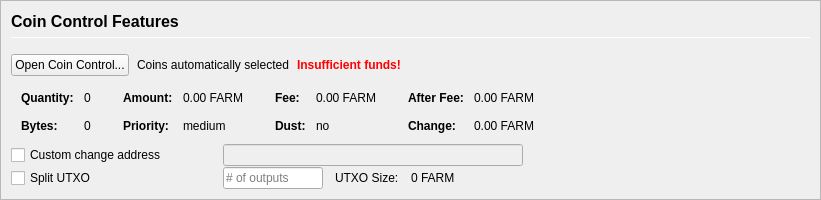
         <widget class="QFrame" name="frameCoinControl">
          <property name="sizePolicy">
           <sizepolicy hsizetype="Expanding" vsizetype="Expanding">
            <horstretch>0</horstretch>
            <verstretch>0</verstretch>
           </sizepolicy>
          </property>
          <property name="maximumSize">
           <size>
            <width>16777215</width>
            <height>16777215</height>
           </size>
          </property>
          <property name="frameShape">
           <enum>QFrame::StyledPanel</enum>
          </property>
          <property name="frameShadow">
           <enum>QFrame::Sunken</enum>
          </property>
          <layout class="QVBoxLayout" name="verticalLayoutCoinControl2">
           <property name="spacing">
            <number>0</number>
           </property>
           <property name="margin">
            <number>0</number>
           </property>
           <item>
            <widget class="QFrame" name="frameCoinControl_BG">
             <layout class="QVBoxLayout" name="verticalLayoutCoinControl" stretch="0,0,0,0,0,0">
              <property name="spacing">
               <number>1</number>
              </property>
              <property name="leftMargin">
               <number>10</number>
              </property>
              <property name="topMargin">
               <number>10</number>
              </property>
              <item>
               <layout class="QHBoxLayout" name="horizontalLayoutCoinControl1">
                <property name="bottomMargin">
                 <number>15</number>
                </property>
                <item>
                 <layout class="QVBoxLayout" name="verticalLayout_3">
                  <property name="spacing">
                   <number>6</number>
                  </property>
                  <item>
                   <widget class="QLabel" name="labelCoinControlFeatures">
                    <property name="sizePolicy">
                     <sizepolicy hsizetype="Preferred" vsizetype="Maximum">
                      <horstretch>0</horstretch>
                      <verstretch>0</verstretch>
                     </sizepolicy>
                    </property>
                    <property name="minimumSize">
                     <size>
                      <width>0</width>
                      <height>20</height>
                     </size>
                    </property>
                    <property name="font">
                     <font>
                      <pointsize>12</pointsize>
                      <weight>75</weight>
                      <bold>true</bold>
                     </font>
                    </property>
                    <property name="styleSheet">
                     <string notr="true">font-weight:bold;</string>
                    </property>
                    <property name="text">
                     <string>Coin Control Features</string>
                    </property>
                   </widget>
                  </item>
                  <item>
                   <widget class="Line" name="line">
                    <property name="minimumSize">
                     <size>
                      <width>0</width>
                      <height>1</height>
                     </size>
                    </property>
                    <property name="maximumSize">
                     <size>
                      <width>16777215</width>
                      <height>1</height>
                     </size>
                    </property>
                    <property name="orientation">
                     <enum>Qt::Horizontal</enum>
                    </property>
                   </widget>
                  </item>
                 </layout>
                </item>
               </layout>
              </item>
              <item>
               <layout class="QHBoxLayout" name="horizontalLayoutCoinControl2" stretch="0,0,0,0">
                <property name="spacing">
                 <number>8</number>
                </property>
                <property name="bottomMargin">
                 <number>10</number>
                </property>
                <item>
                 <widget class="QPushButton" name="pushButtonCoinControl">
                  <property name="styleSheet">
                   <string notr="true"/>
                  </property>
                  <property name="text">
                   <string>Open Coin Control...</string>
                  </property>
                  <property name="autoDefault">
                   <bool>false</bool>
                  </property>
                 </widget>
                </item>
                <item>
                 <widget class="QLabel" name="labelCoinControlAutomaticallySelected">
                  <property name="text">
                   <string>Coins automatically selected</string>
                  </property>
                  <property name="margin">
                   <number>5</number>
                  </property>
                 </widget>
                </item>
                <item>
                 <widget class="QLabel" name="labelCoinControlInsuffFunds">
                  <property name="font">
                   <font>
                    <weight>75</weight>
                    <bold>true</bold>
                   </font>
                  </property>
                  <property name="styleSheet">
                   <string notr="true">color:red;font-weight:bold;</string>
                  </property>
                  <property name="text">
                   <string>Insufficient funds!</string>
                  </property>
                  <property name="margin">
                   <number>5</number>
                  </property>
                 </widget>
                </item>
                <item>
                 <spacer name="horizontalSpacerCoinControl">
                  <property name="orientation">
                   <enum>Qt::Horizontal</enum>
                  </property>
                  <property name="sizeHint" stdset="0">
                   <size>
                    <width>40</width>
                    <height>1</height>
                   </size>
                  </property>
                 </spacer>
                </item>
               </layout>
              </item>
              <item>
               <widget class="QWidget" name="widgetCoinControl" native="true">
                <property name="sizePolicy">
                 <sizepolicy hsizetype="Preferred" vsizetype="Preferred">
                  <horstretch>0</horstretch>
                  <verstretch>0</verstretch>
                 </sizepolicy>
                </property>
                <property name="minimumSize">
                 <size>
                  <width>0</width>
                  <height>0</height>
                 </size>
                </property>
                <property name="styleSheet">
                 <string notr="true"/>
                </property>
                <layout class="QHBoxLayout" name="horizontalLayoutCoinControl5">
                 <property name="margin">
                  <number>0</number>
                 </property>
                 <item>
                  <layout class="QHBoxLayout" name="horizontalLayoutCoinControl3" stretch="0,0,0,1">
                   <property name="spacing">
                    <number>20</number>
                   </property>
                   <property name="topMargin">
                    <number>0</number>
                   </property>
                   <property name="bottomMargin">
                    <number>10</number>
                   </property>
                   <item>
                    <layout class="QFormLayout" name="formLayoutCoinControl1">
                     <property name="horizontalSpacing">
                      <number>10</number>
                     </property>
                     <property name="verticalSpacing">
                      <number>14</number>
                     </property>
                     <property name="leftMargin">
                      <number>10</number>
                     </property>
                     <property name="topMargin">
                      <number>4</number>
                     </property>
                     <property name="rightMargin">
                      <number>6</number>
                     </property>
                     <item row="0" column="0">
                      <widget class="QLabel" name="labelCoinControlQuantityText">
                       <property name="font">
                        <font>
                         <weight>75</weight>
                         <bold>true</bold>
                        </font>
                       </property>
                       <property name="text">
                        <string>Quantity:</string>
                       </property>
                       <property name="margin">
                        <number>0</number>
                       </property>
                      </widget>
                     </item>
                     <item row="0" column="1">
                      <widget class="QLabel" name="labelCoinControlQuantity">
                       <property name="cursor">
                        <cursorShape>IBeamCursor</cursorShape>
                       </property>
                       <property name="contextMenuPolicy">
                        <enum>Qt::ActionsContextMenu</enum>
                       </property>
                       <property name="text">
                        <string notr="true">0</string>
                       </property>
                       <property name="margin">
                        <number>0</number>
                       </property>
                       <property name="textInteractionFlags">
                        <set>Qt::LinksAccessibleByMouse|Qt::TextSelectableByKeyboard|Qt::TextSelectableByMouse</set>
                       </property>
                      </widget>
                     </item>
                     <item row="1" column="0">
                      <widget class="QLabel" name="labelCoinControlBytesText">
                       <property name="font">
                        <font>
                         <weight>75</weight>
                         <bold>true</bold>
                        </font>
                       </property>
                       <property name="text">
                        <string>Bytes:</string>
                       </property>
                      </widget>
                     </item>
                     <item row="1" column="1">
                      <widget class="QLabel" name="labelCoinControlBytes">
                       <property name="cursor">
                        <cursorShape>IBeamCursor</cursorShape>
                       </property>
                       <property name="contextMenuPolicy">
                        <enum>Qt::ActionsContextMenu</enum>
                       </property>
                       <property name="text">
                        <string notr="true">0</string>
                       </property>
                       <property name="textInteractionFlags">
                        <set>Qt::LinksAccessibleByMouse|Qt::TextSelectableByKeyboard|Qt::TextSelectableByMouse</set>
                       </property>
                      </widget>
                     </item>
                    </layout>
                   </item>
                   <item>
                    <layout class="QFormLayout" name="formLayoutCoinControl2">
                     <property name="horizontalSpacing">
                      <number>10</number>
                     </property>
                     <property name="verticalSpacing">
                      <number>14</number>
                     </property>
                     <property name="leftMargin">
                      <number>6</number>
                     </property>
                     <property name="topMargin">
                      <number>4</number>
                     </property>
                     <property name="rightMargin">
                      <number>6</number>
                     </property>
                     <item row="0" column="0">
                      <widget class="QLabel" name="labelCoinControlAmountText">
                       <property name="font">
                        <font>
                         <weight>75</weight>
                         <bold>true</bold>
                        </font>
                       </property>
                       <property name="text">
                        <string>Amount:</string>
                       </property>
                       <property name="margin">
                        <number>0</number>
                       </property>
                      </widget>
                     </item>
                     <item row="0" column="1">
                      <widget class="QLabel" name="labelCoinControlAmount">
                       <property name="cursor">
                        <cursorShape>IBeamCursor</cursorShape>
                       </property>
                       <property name="contextMenuPolicy">
                        <enum>Qt::ActionsContextMenu</enum>
                       </property>
                       <property name="text">
                        <string notr="true">0.00 FARM</string>
                       </property>
                       <property name="textInteractionFlags">
                        <set>Qt::LinksAccessibleByMouse|Qt::TextSelectableByKeyboard|Qt::TextSelectableByMouse</set>
                       </property>
                      </widget>
                     </item>
                     <item row="1" column="0">
                      <widget class="QLabel" name="labelCoinControlPriorityText">
                       <property name="font">
                        <font>
                         <weight>75</weight>
                         <bold>true</bold>
                        </font>
                       </property>
                       <property name="text">
                        <string>Priority:</string>
                       </property>
                      </widget>
                     </item>
                     <item row="1" column="1">
                      <widget class="QLabel" name="labelCoinControlPriority">
                       <property name="cursor">
                        <cursorShape>IBeamCursor</cursorShape>
                       </property>
                       <property name="contextMenuPolicy">
                        <enum>Qt::ActionsContextMenu</enum>
                       </property>
                       <property name="text">
                        <string>medium</string>
                       </property>
                       <property name="textInteractionFlags">
                        <set>Qt::LinksAccessibleByMouse|Qt::TextSelectableByKeyboard|Qt::TextSelectableByMouse</set>
                       </property>
                      </widget>
                     </item>
                    </layout>
                   </item>
                   <item>
                    <layout class="QFormLayout" name="formLayoutCoinControl3">
                     <property name="horizontalSpacing">
                      <number>10</number>
                     </property>
                     <property name="verticalSpacing">
                      <number>14</number>
                     </property>
                     <property name="leftMargin">
                      <number>6</number>
                     </property>
                     <property name="topMargin">
                      <number>4</number>
                     </property>
                     <property name="rightMargin">
                      <number>6</number>
                     </property>
                     <item row="0" column="0">
                      <widget class="QLabel" name="labelCoinControlFeeText">
                       <property name="font">
                        <font>
                         <weight>75</weight>
                         <bold>true</bold>
                        </font>
                       </property>
                       <property name="text">
                        <string>Fee:</string>
                       </property>
                       <property name="margin">
                        <number>0</number>
                       </property>
                      </widget>
                     </item>
                     <item row="0" column="1">
                      <widget class="QLabel" name="labelCoinControlFee">
                       <property name="cursor">
                        <cursorShape>IBeamCursor</cursorShape>
                       </property>
                       <property name="contextMenuPolicy">
                        <enum>Qt::ActionsContextMenu</enum>
                       </property>
                       <property name="text">
                        <string notr="true">0.00 FARM</string>
                       </property>
                       <property name="textInteractionFlags">
                        <set>Qt::LinksAccessibleByMouse|Qt::TextSelectableByKeyboard|Qt::TextSelectableByMouse</set>
                       </property>
                      </widget>
                     </item>
                     <item row="1" column="0">
                      <widget class="QLabel" name="labelCoinControlLowOutputText">
                       <property name="font">
                        <font>
                         <weight>75</weight>
                         <bold>true</bold>
                        </font>
                       </property>
                       <property name="text">
                        <string>Dust:</string>
                       </property>
                      </widget>
                     </item>
                     <item row="1" column="1">
                      <widget class="QLabel" name="labelCoinControlLowOutput">
                       <property name="cursor">
                        <cursorShape>IBeamCursor</cursorShape>
                       </property>
                       <property name="contextMenuPolicy">
                        <enum>Qt::ActionsContextMenu</enum>
                       </property>
                       <property name="text">
                        <string>no</string>
                       </property>
                       <property name="textInteractionFlags">
                        <set>Qt::LinksAccessibleByMouse|Qt::TextSelectableByKeyboard|Qt::TextSelectableByMouse</set>
                       </property>
                      </widget>
                     </item>
                    </layout>
                   </item>
                   <item>
                    <layout class="QFormLayout" name="formLayoutCoinControl4">
                     <property name="horizontalSpacing">
                      <number>10</number>
                     </property>
                     <property name="verticalSpacing">
                      <number>14</number>
                     </property>
                     <property name="leftMargin">
                      <number>6</number>
                     </property>
                     <property name="topMargin">
                      <number>4</number>
                     </property>
                     <property name="rightMargin">
                      <number>6</number>
                     </property>
                     <item row="0" column="0">
                      <widget class="QLabel" name="labelCoinControlAfterFeeText">
                       <property name="font">
                        <font>
                         <weight>75</weight>
                         <bold>true</bold>
                        </font>
                       </property>
                       <property name="text">
                        <string>After Fee:</string>
                       </property>
                       <property name="margin">
                        <number>0</number>
                       </property>
                      </widget>
                     </item>
                     <item row="0" column="1">
                      <widget class="QLabel" name="labelCoinControlAfterFee">
                       <property name="cursor">
                        <cursorShape>IBeamCursor</cursorShape>
                       </property>
                       <property name="contextMenuPolicy">
                        <enum>Qt::ActionsContextMenu</enum>
                       </property>
                       <property name="text">
                        <string notr="true">0.00 FARM</string>
                       </property>
                       <property name="textInteractionFlags">
                        <set>Qt::LinksAccessibleByMouse|Qt::TextSelectableByKeyboard|Qt::TextSelectableByMouse</set>
                       </property>
                      </widget>
                     </item>
                     <item row="1" column="0">
                      <widget class="QLabel" name="labelCoinControlChangeText">
                       <property name="font">
                        <font>
                         <weight>75</weight>
                         <bold>true</bold>
                        </font>
                       </property>
                       <property name="text">
                        <string>Change:</string>
                       </property>
                      </widget>
                     </item>
                     <item row="1" column="1">
                      <widget class="QLabel" name="labelCoinControlChange">
                       <property name="cursor">
                        <cursorShape>IBeamCursor</cursorShape>
                       </property>
                       <property name="contextMenuPolicy">
                        <enum>Qt::ActionsContextMenu</enum>
                       </property>
                       <property name="text">
                        <string notr="true">0.00 FARM</string>
                       </property>
                       <property name="textInteractionFlags">
                        <set>Qt::LinksAccessibleByMouse|Qt::TextSelectableByKeyboard|Qt::TextSelectableByMouse</set>
                       </property>
                      </widget>
                     </item>
                    </layout>
                   </item>
                  </layout>
                 </item>
                </layout>
               </widget>
              </item>
              <item>
               <layout class="QHBoxLayout" name="horizontalLayoutCoinControl4">
                <property name="spacing">
                 <number>12</number>
                </property>
                <property name="sizeConstraint">
                 <enum>QLayout::SetDefaultConstraint</enum>
                </property>
                <property name="topMargin">
                 <number>0</number>
                </property>
                <property name="rightMargin">
                 <number>0</number>
                </property>
                <item>
                 <widget class="QCheckBox" name="checkBoxCoinControlChange">
                  <property name="sizePolicy">
                   <sizepolicy hsizetype="Preferred" vsizetype="Preferred">
                    <horstretch>0</horstretch>
                    <verstretch>0</verstretch>
                   </sizepolicy>
                  </property>
                  <property name="minimumSize">
                   <size>
                    <width>200</width>
                    <height>0</height>
                   </size>
                  </property>
                  <property name="maximumSize">
                   <size>
                    <width>200</width>
                    <height>16777215</height>
                   </size>
                  </property>
                  <property name="toolTip">
                   <string>If this is activated, but the change address is empty or invalid, change will be sent to a newly generated address.</string>
                  </property>
                  <property name="text">
                   <string>Custom change address</string>
                  </property>
                 </widget>
                </item>
                <item>
                 <widget class="QValidatedLineEdit" name="lineEditCoinControlChange">
                  <property name="enabled">
                   <bool>false</bool>
                  </property>
                  <property name="sizePolicy">
                   <sizepolicy hsizetype="Preferred" vsizetype="Preferred">
                    <horstretch>0</horstretch>
                    <verstretch>0</verstretch>
                   </sizepolicy>
                  </property>
                  <property name="minimumSize">
                   <size>
                    <width>300</width>
                    <height>0</height>
                   </size>
                  </property>
                 </widget>
                </item>
                <item>
                 <widget class="QLabel" name="labelCoinControlChangeLabel">
                  <property name="sizePolicy">
                   <sizepolicy hsizetype="Preferred" vsizetype="Preferred">
                    <horstretch>0</horstretch>
                    <verstretch>0</verstretch>
                   </sizepolicy>
                  </property>
                  <property name="minimumSize">
                   <size>
                    <width>100</width>
                    <height>0</height>
                   </size>
                  </property>
                  <property name="text">
                   <string/>
                  </property>
                  <property name="margin">
                   <number>3</number>
                  </property>
                 </widget>
                </item>
               </layout>
              </item>
              <item>
               <layout class="QHBoxLayout" name="horizontalLayoutCoinControl6">
                <property name="spacing">
                 <number>12</number>
                </property>
                <property name="rightMargin">
                 <number>0</number>
                </property>
                <item>
                 <widget class="QCheckBox" name="splitBlockCheckBox">
                  <property name="sizePolicy">
                   <sizepolicy hsizetype="Preferred" vsizetype="Preferred">
                    <horstretch>0</horstretch>
                    <verstretch>0</verstretch>
                   </sizepolicy>
                  </property>
                  <property name="minimumSize">
                   <size>
                    <width>200</width>
                    <height>0</height>
                   </size>
                  </property>
                  <property name="maximumSize">
                   <size>
                    <width>200</width>
                    <height>16777215</height>
                   </size>
                  </property>
                  <property name="text">
                   <string>Split UTXO</string>
                  </property>
                 </widget>
                </item>
                <item>
                 <widget class="QLineEdit" name="splitBlockLineEdit">
                  <property name="sizePolicy">
                   <sizepolicy hsizetype="Preferred" vsizetype="Preferred">
                    <horstretch>50</horstretch>
                    <verstretch>0</verstretch>
                   </sizepolicy>
                  </property>
                  <property name="minimumSize">
                   <size>
                    <width>100</width>
                    <height>0</height>
                   </size>
                  </property>
                  <property name="maximumSize">
                   <size>
                    <width>100</width>
                    <height>16777215</height>
                   </size>
                  </property>
                  <property name="placeholderText">
                   <string># of outputs</string>
                  </property>
                 </widget>
                </item>
                <item>
                 <widget class="QLabel" name="labelBlockSizeText">
                  <property name="text">
                   <string>UTXO Size:</string>
                  </property>
                 </widget>
                </item>
                <item>
                 <widget class="QLabel" name="labelBlockSize">
                  <property name="text">
                   <string>0 FARM</string>
                  </property>
                 </widget>
                </item>
                <item>
                 <spacer name="horizontalSpacer_7">
                  <property name="orientation">
                   <enum>Qt::Horizontal</enum>
                  </property>
                  <property name="sizeHint" stdset="0">
                   <size>
                    <width>40</width>
                    <height>20</height>
                   </size>
                  </property>
                 </spacer>
                </item>
               </layout>
              </item>
              <item>
               <spacer name="verticalSpacerCoinControl">
                <property name="orientation">
                 <enum>Qt::Vertical</enum>
                </property>
                <property name="sizeHint" stdset="0">
                 <size>
                  <width>800</width>
                  <height>1</height>
                 </size>
                </property>
               </spacer>
              </item>
             </layout>
            </widget>
           </item>
          </layout>
         </widget>
